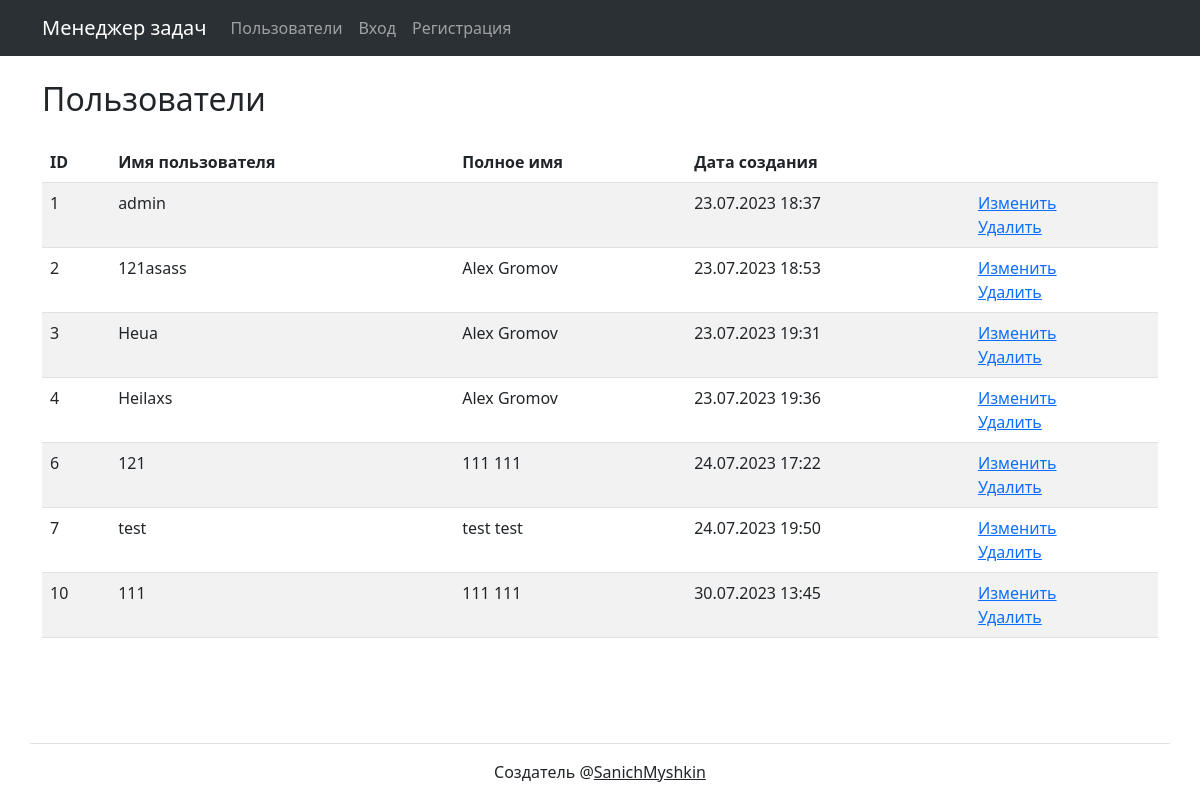
The app's page /users/, older data.
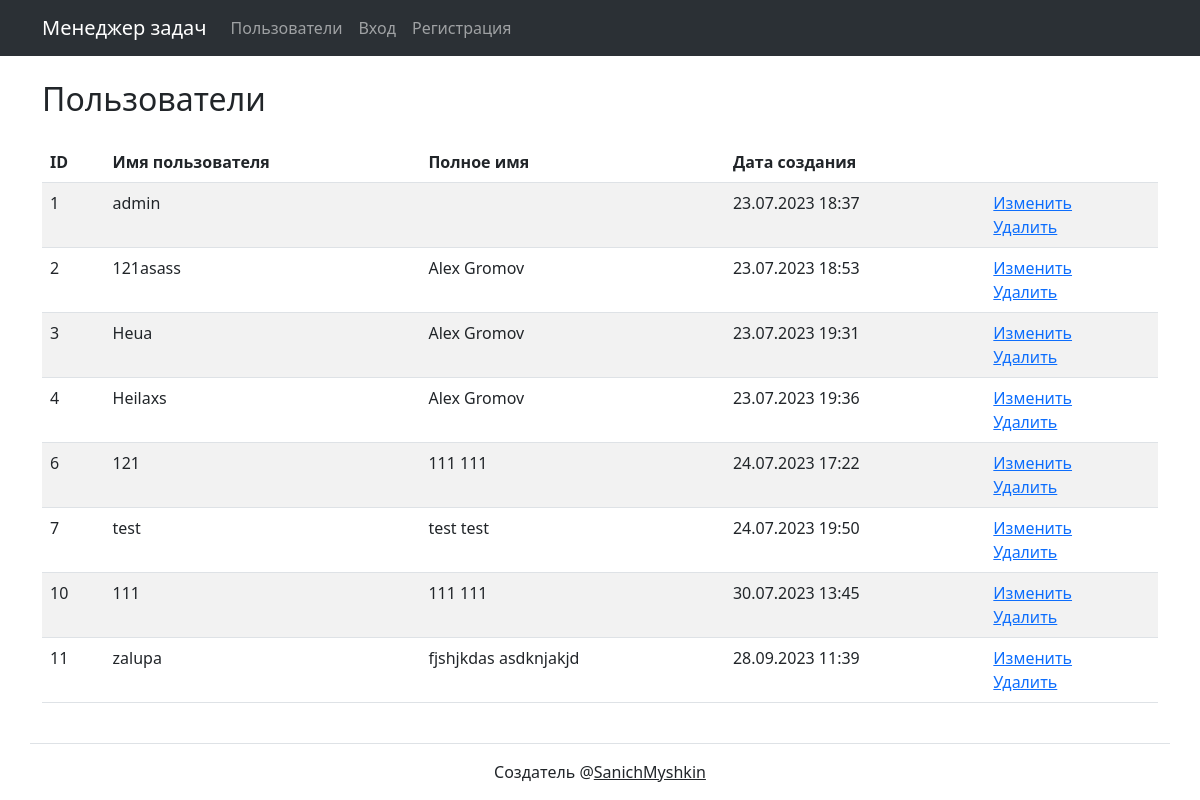
The same page, newer data.
### task_manager/users/models.py (models this page shows)
class User(AbstractUser):
    def __str__(self):
        return self.get_full_name()

### task_manager/users/views.py (the view)
# urls.py: path('', UsersView.as_view(), name='users'),
class UsersView(ListView):
    model = User
    context_object_name = 'users'
    template_name = 'users/index.html'

### task_manager/templates/users/index.html (shortened to what this page needs)
{% extends "base.html"%}
{% load i18n %}
{% block content %}
<div class="container wrapper flex-grow-1">
    <h2 class="my-4 text-dark text-left mx-0">
        {% trans 'user list nav' %}
    </h2>
    <table class="table table-striped">
        <thead>
        <tr>
            <th>ID</th>
            <th>{% trans 'username'%}</th>
            <th>{% trans 'fullname'%}</th>
            <th>{% trans 'date of create'%}</th>
            <th></th>
        </tr>
        </thead>
        {% for user in object_list %}
        <tr>
            <td>{{user.id}}</td>
            <td>{{user.username}}</td>
            <td>{{user.first_name}} {{user.last_name}}</td>
            <td>{{user.date_joined|date:"d.m.Y H:i"}}</td>
            <td>
                <a href="{% url 'user_update' user.id %}">{% trans 'update button'%}</a>
                <br>
                <a href="{% url 'user_delete' user.id %}">{% trans 'delete button'%}</a>
            </td>
        </tr>
        {% endfor %}
    </table>
</div>
{% endblock %}

Row changes from the older to the newer data that the page shows:
added User: id "11", username "zalupa", first_name "fjshjkdas", last_name "asdknjakjd", date_joined "28.09.2023 11:39"
